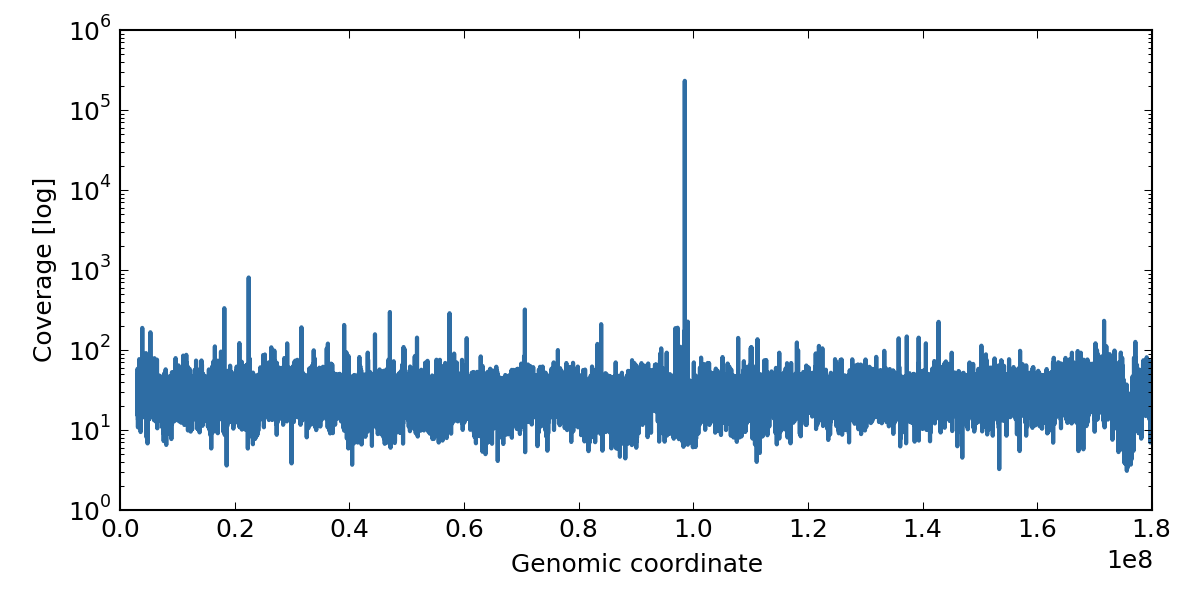

Generate this figure with Python:
#!/usr/bin/python
#
#   zcat ~/sandbox/mouse-pileups/C57BL.pileup.bgz | awk '$1==2' | cut -f2,8 | gzip -c > rmme.gz
#   zcat rmme.gz | awk '{s+=$2;n++; if(n>1000){print $1,s*1.0/n; s=0;n=0;}}' | gzip -c > artefact-depth.dat.gz
#   python artefact-depth.py
#


import matplotlib as mpl
mpl.use('Agg')
import matplotlib.pyplot as plt
import itertools
import csv
import gzip
csv.register_dialect('tab', delimiter='\t', quoting=csv.QUOTE_NONE)

def bignum(num):
    s = str(num); out = ''; slen = len(s)
    for i in range(slen):
        out += s[i]
        if i+1<slen and (slen-i-1)%3==0: out += ','
    return out

files  = []
files = ['artefact-depth.dat.gz']

xdat = []
ydat = []
for i in range(len(files)):
    xdat.append([])
    ydat.append([])
    fname = files[i]
    with gzip.open(fname, 'rb') as f:
        reader = csv.reader(f, 'tab')
        for row in reader:
            (x,y) = row[0].split(' ')
            xdat[i].append(float(x))
            ydat[i].append(float(y))

norm = None
# norm: norm
if norm!=None:
    for i in range(len(files)):
        max = ydat[i][0]
        for y in ydat[i]:
            if float(max)<float(y): max = float(y)
        for j in range(len(ydat[i])):
            ydat[i][j] = float(ydat[i][j])/max


wh = (8,4)
# wh: wh
fig, ax1 = plt.subplots(1, 1, figsize=wh)

lb = []
# lb: ['lb']
lt = []
# lt: ['lt']
for i in range(len(files)):
    line = '-'
    if i < len(lt): line = lt[i]
    label = ''
    if i <len(lb): label = lb[i]
    ax1.plot(xdat[i],ydat[i],line,label=label,color='#2E6DA4',lw=2)

xsci = None
ysci = None
# xsci: (xsci)
# ysci: (ysci)
if xsci!=None: ax1.ticklabel_format(style='sci', scilimits=xsci, axis='x')        # +xsci -2,2
if ysci!=None: ax1.ticklabel_format(style='sci', scilimits=ysci, axis='y')

grid = None
# gr: grid
if grid!=None: ax1.grid(color='gray', linewidth=1)

xlim = None
# xr: xlim
if xlim!=None: ax1.set_xlim(xlim)

ax1.set_xlim(0,1.8e8)

ax1.set_ylabel('Coverage [log]')
ax1.set_xlabel('Genomic coordinate')

ax1.set_yscale('log')

title = None
# title: 'title'
if title!=None: ax1.set_title(title)

if len(lb)>0: plt.legend(numpoints=1,markerscale=1,loc='best',prop={'size':10},frameon=False)

plt.subplots_adjust(bottom=0.15,left=0.1,right=0.96,top=0.95)

#plt.savefig('artefact-depth.pdf')
plt.savefig('artefact-depth.png',dpi=150)
plt.close()

